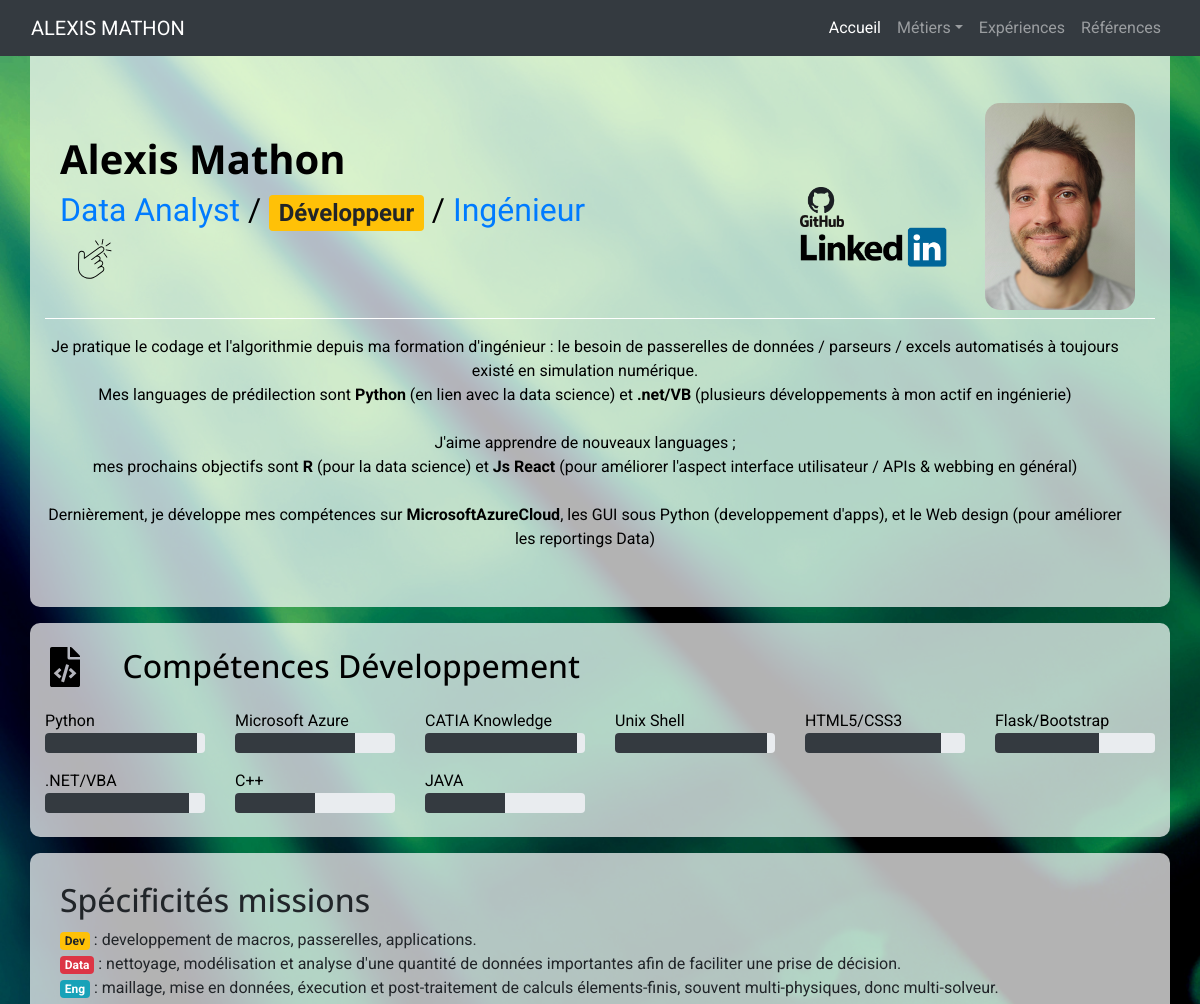
The app's page /CVdev/ (upper part), older data.
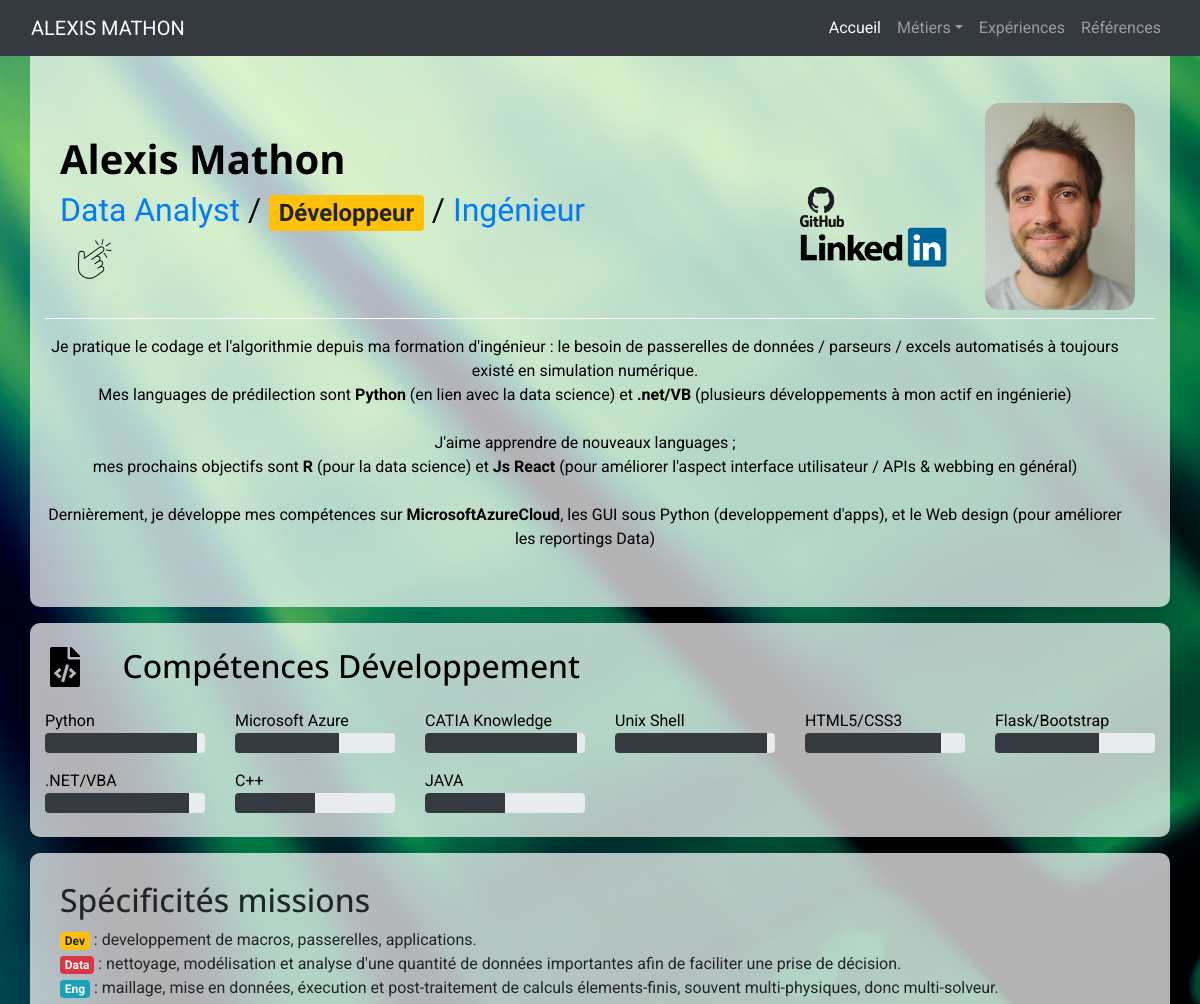
The same page, newer data.
### cvapp/models.py (models this page shows, shortened)
class CompGraph(db.Model):
    id = db.Column(db.Integer, primary_key=True)
    name = db.Column(db.String(50), nullable=False)
    wc = db.Column(db.Enum(WorkClass), nullable=False)
    percentvalue = db.Column(db.Integer, nullable=False)

### cvapp/views.py (the view)
@app.route('/CVdev/')
def devcv():return rendercv('Dev')

### cvapp/utils.py (called while the page is built)
def find_tcomp(workclass):
    complist = CompGraph.query.filter(
        CompGraph.wc == WorkClass['DataDevEng']).all()
    if workclass == 'Data' or workclass == 'Dev':
        complist += CompGraph.query.filter(
            CompGraph.wc == WorkClass['DataDev']).all()
    if workclass == 'Data' or workclass == 'Eng':
        complist += CompGraph.query.filter(
            CompGraph.wc == WorkClass['DataEng']).all()
    if workclass == 'Dev' or workclass == 'Eng':
        complist += CompGraph.query.filter(
            CompGraph.wc == WorkClass['DevEng']).all()
    complist += CompGraph.query.filter(
        CompGraph.wc == WorkClass[workclass]).all()
    return complist

### cvapp/views.py (called while the page is built)
def rendercv(Wkclass):
    myUrl = 'CV&wk='+Wkclass+'.html'
    tcomplist = find_tcomp(Wkclass)
    gcomplist = find_gcomp(Wkclass)
    return render_template(myUrl,
                            type=Wkclass,
                            tcomplist=tcomplist,
                            gcomplist=gcomplist)

### cvapp/templates/CV&wk=Dev.html (shortened to what this page needs)
{% extends 'base.html' %}
{% block content %}
        <div class="row d-flex col-lg-12 pb-2 mb-3">
            <div class="text-center">
                <p> Je pratique le codage et l'algorithmie depuis ma formation d'ingénieur : le besoin de passerelles de données / parseurs / excels automatisés à toujours existé en simulation numérique.<br>
                Mes languages de prédilection sont <strong>Python</strong> (en lien avec la data science) et <strong>.net/VB</strong> (plusieurs développements à mon actif en ingénierie)<br><br>
                J'aime apprendre de nouveaux languages ; <br>mes prochains objectifs sont <strong>R</strong> (pour la data science) et <strong>Js React </strong>(pour améliorer l'aspect interface utilisateur / APIs & webbing en général)<br><br>
                Dernièrement, je développe mes compétences sur <strong>MicrosoftAzureCloud</strong>, les GUI sous Python (developpement d'apps), et le Web design (pour améliorer les reportings Data)
                </p>
            </div>
        </div>
      </div>
      {% include 'skillgraph.html' %}
      {% include 'missions.html' %}
{% endblock %}

### cvapp/templates/skillgraph.html
      <div class="container blocgenerique">
        <section class="row">
          {% if type=='Data' %}
          <div class="row col-12 pb-2 mt-2">
            <div class="icontitle col-md-1 d-none d-md-block"> <img src="{{ url_for('static', filename='img/svg/project-diagram.svg') }}" alt height="40" width="40"></div>
          <div><h2> Compétences Data Analyse </h2> </div>
          </div>
          {% elif type=='Eng' %}
          <div class="row col-12 pb-2 mt-2">
            <div class="icontitle col-md-1 d-none d-md-block"> <img src="{{ url_for('static', filename='img/svg/users-cog.svg') }}" alt height="40" width="40"></div>
          <div><h2> Compétences Ingénierie </h2> </div>
          </div>
          {% elif type=='Dev' %}
          <div class="row col-12 pb-2 mt-2">
            <div class="icontitle col-md-1 d-none d-md-block"> <img src="{{ url_for('static', filename='img/svg/file-code.svg') }}" alt height="40" width="40"></div>
            <div>
            <h2> Compétences Développement </h2></div>
          </div>
          {% endif %}
          {% for comp in tcomplist %}
          <div class="card-img col-6 col-sm-4 col-md-3 col-lg-2 progmf">
              <div class="label d-fl justify-content"> <span> {{comp.name}} </span> </div>
              <div class="progress" style="height: 20px;">
                <div class="progress-bar" role="progressbar" style="width: {{comp.percentvalue}}%;" aria-valuenow="25" aria-valuemin="0" aria-valuemax="100"></div>
              </div>
          </div>
          {% endfor %}
        </section>
      </div>

Row changes from the older to the newer data that the page shows:
changed CompGraph "Microsoft Azure": percentvalue 75 → 65 (drawn)
